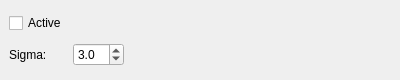
<?xml version="1.0" encoding="UTF-8"?>
<ui version="4.0">
 <class>SharpenWidget</class>
 <widget class="QWidget" name="SharpenWidget">
  <property name="geometry">
   <rect>
    <x>0</x>
    <y>0</y>
    <width>400</width>
    <height>80</height>
   </rect>
  </property>
  <property name="windowTitle">
   <string>Form</string>
  </property>
  <layout class="QHBoxLayout" name="horizontalLayout">
   <property name="spacing">
    <number>6</number>
   </property>
   <property name="leftMargin">
    <number>9</number>
   </property>
   <property name="topMargin">
    <number>9</number>
   </property>
   <property name="rightMargin">
    <number>9</number>
   </property>
   <property name="bottomMargin">
    <number>9</number>
   </property>
   <item>
    <layout class="QGridLayout" name="gridLayout">
     <item row="0" column="0">
      <widget class="QCheckBox" name="active_checkbox">
       <property name="toolTip">
        <string>Enable/disable image sharpening</string>
       </property>
       <property name="text">
        <string>Active</string>
       </property>
      </widget>
     </item>
     <item row="1" column="0">
      <widget class="QLabel" name="sigma_label">
       <property name="text">
        <string>Sigma:</string>
       </property>
      </widget>
     </item>
     <item row="1" column="1">
      <widget class="QDoubleSpinBox" name="sigma_spinbox">
       <property name="toolTip">
        <string>Sharpening strength. Higher values create stronger sharpening effects</string>
       </property>
       <property name="decimals">
        <number>1</number>
       </property>
       <property name="minimum">
        <double>0.100000000000000</double>
       </property>
       <property name="maximum">
        <double>10.000000000000000</double>
       </property>
       <property name="singleStep">
        <double>0.100000000000000</double>
       </property>
       <property name="value">
        <double>3.000000000000000</double>
       </property>
      </widget>
     </item>
    </layout>
   </item>
   <item>
    <spacer name="horizontalSpacer">
     <property name="orientation">
      <enum>Qt::Orientation::Horizontal</enum>
     </property>
     <property name="sizeHint" stdset="0">
      <size>
       <width>40</width>
       <height>20</height>
      </size>
     </property>
    </spacer>
   </item>
  </layout>
 </widget>
 <resources/>
 <connections/>
</ui>
